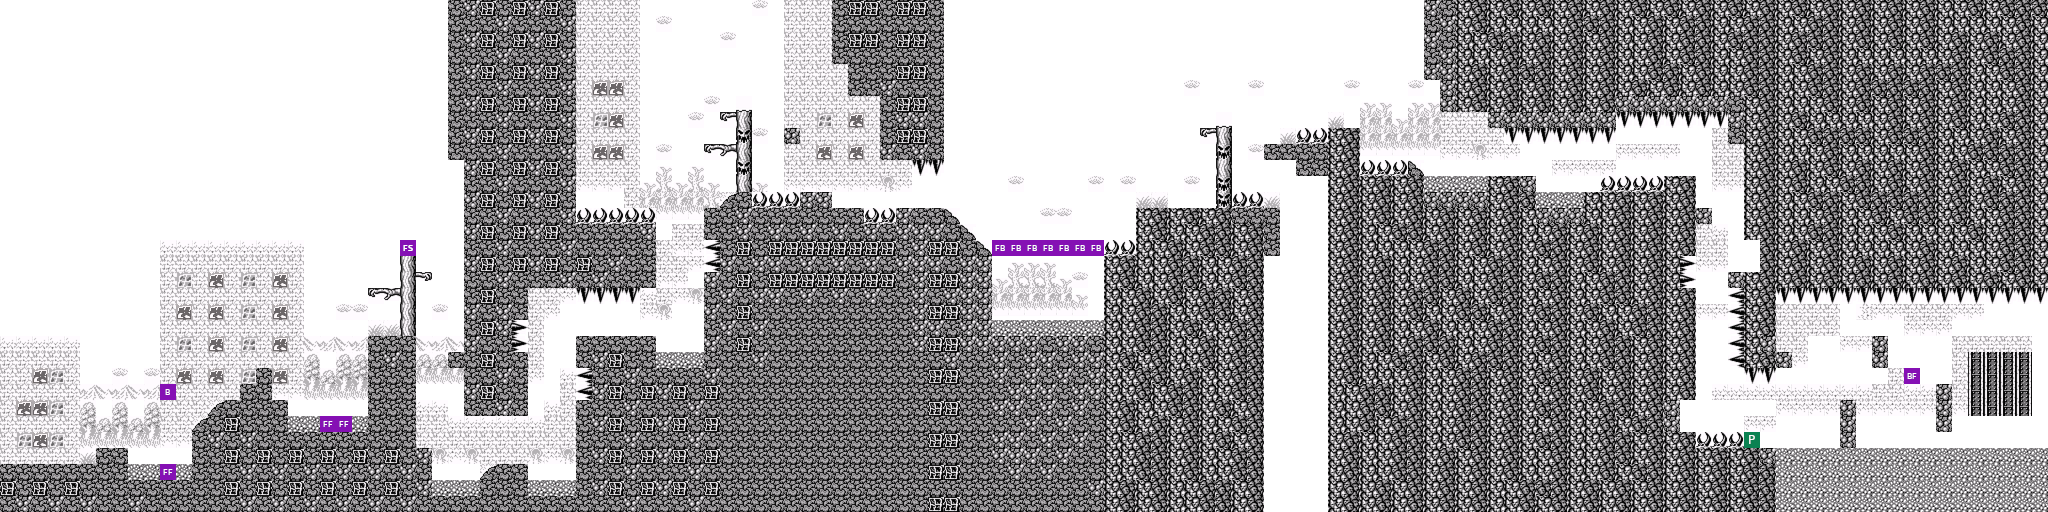

Tiled map render using the project's own tile images. Description and the map definition, with tile-layer contents summarised, below:
An orthogonal 128x32 tile map with 16x16 px tiles, 3 tile layers (Background, Level, Entities).

<map version="1.4" tiledversion="1.4.3" orientation="orthogonal" renderorder="left-up" width="128" height="32" tilewidth="16" tileheight="16" infinite="0" nextlayerid="7" nextobjectid="1">
 <tileset firstgid="1" source="level_1_tileset.tsx" />
 <layer id="4" name="Background" width="128" height="32" locked="1">
  <data>[4096 cells, 4096 non-empty, 17 distinct tile ids]</data>
 </layer>
 <layer id="1" name="Level" width="128" height="32" locked="1">
  <data>[4096 cells, 2307 non-empty, 17 distinct tile ids]</data>
 </layer>
 <layer id="6" name="Entities" width="128" height="32">
  <data>[4096 cells, 14 non-empty, 6 distinct tile ids]</data>
 </layer>
</map>